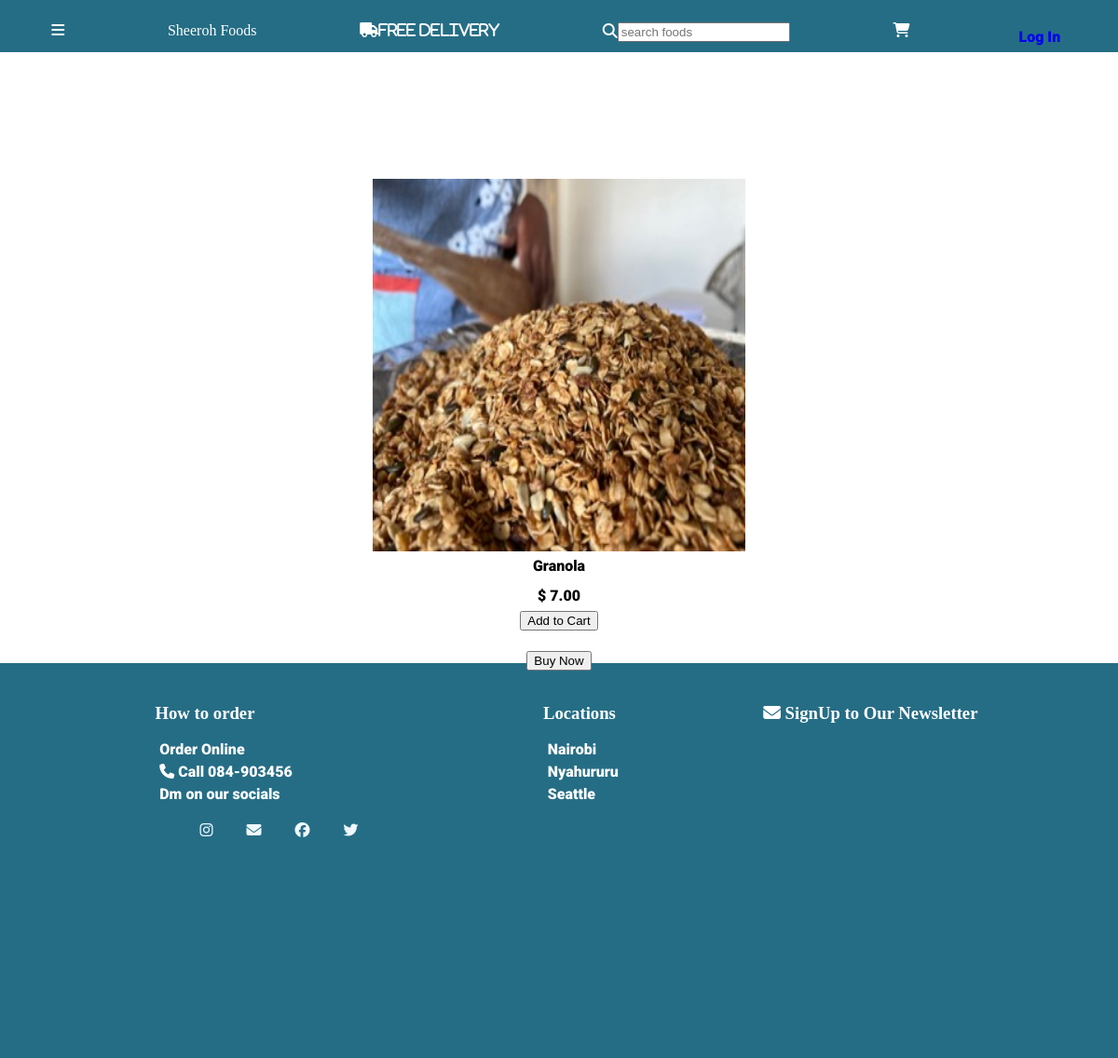
The page /toppick?id=1 on the database its author committed.
### nav/models.py (models this page shows, shortened)
class Toppicks(models.Model):
    id = models.BigAutoField(auto_created=True, primary_key=True, serialize=False, verbose_name='ID')
    pick_description = models.CharField(max_length = 50)
    pick_photo = models.ImageField(upload_to='images/')
    pick_price = models.DecimalField(max_digits=20, decimal_places=2,blank= False)

### nav/views.py (the view)
# urls.py: path("toppick", views.toppick, name="toppick_details"),
def toppick(request):
    top_food_picks = Toppicks.objects.all()
    try:
        toppicks_id = request.GET['id']
        toppick_item = Toppicks.objects.get(id = toppicks_id)
        template = loader.get_template("toppick.html")
    except Exception as e:
        toppick_item = None
        template = loader.get_template("exception.html")
    context = {
        "Top_food_picks": top_food_picks,
        "pick_id":toppicks_id,
        "pick":toppick_item,
    }
    return HttpResponse(template.render(context, request))

### nav/templates/toppick.html (shortened to what this page needs)
{% extends "base.html" %}
{% load static %}
            {% block splice %}
                <div class="pick_display">
                    <img src="{{pick.pick_photo.url}}" width="400px" height="400px"/>
                    <p>{{pick.pick_description}}</p>
                    <p>$ {{pick.pick_price}}</p>
                    <button class="pick_add_to_cart">Add to Cart</button> <br>
                    <button class="buy_now">Buy Now</button>
                </div>
            {% endblock %}

### static/base.css (style rules this page uses)
body { margin: 0; padding: 0; }
P { color: black; font-family: "Roboto", sans-serif; font-weight: 900; font-style: normal; margin: 0.4em; }
.pick_display { display: flex; justify-content: center; align-items: center; height: 100vh; flex-direction: column; }
.pick_add_to_cart { margin-bottom: 0.3em; }

### rows shown on the page
Toppicks: pick_photo (picture), pick_description "Granola", pick_price "7.00"
